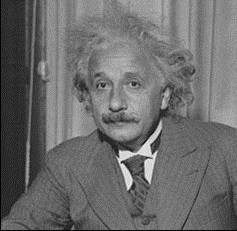
#> input picture pic4.jpg, 237 x 231 px
$ python OperasiRotasi.py
#> lines starting #> are read from the running program, lines starting #| are printed output that depends on the picture
import cv2

image = cv2.imread("pic4.jpg")
#> image is the input picture: shape (231, 237, 3); min 0, max 242, mean 108

height, width = image.shape[:2]
#> height = 231; width = 237

angle = 45

center = (width // 2, height // 2)
#> center = (118, 115)

rotation_matrix = cv2.getRotationMatrix2D(center, angle, 1.0)

rotated_image = cv2.warpAffine(image, rotation_matrix, (width, height))
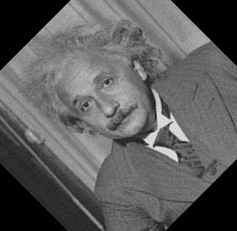
#> rotated_image: shape (231, 237, 3); min 0, max 238, mean 92.4

cv2.imshow("Rotated Image", rotated_image)
cv2.waitKey(0)
cv2.destroyAllWindows()

$ run again, with pic1.jpg copied over pic4.jpg
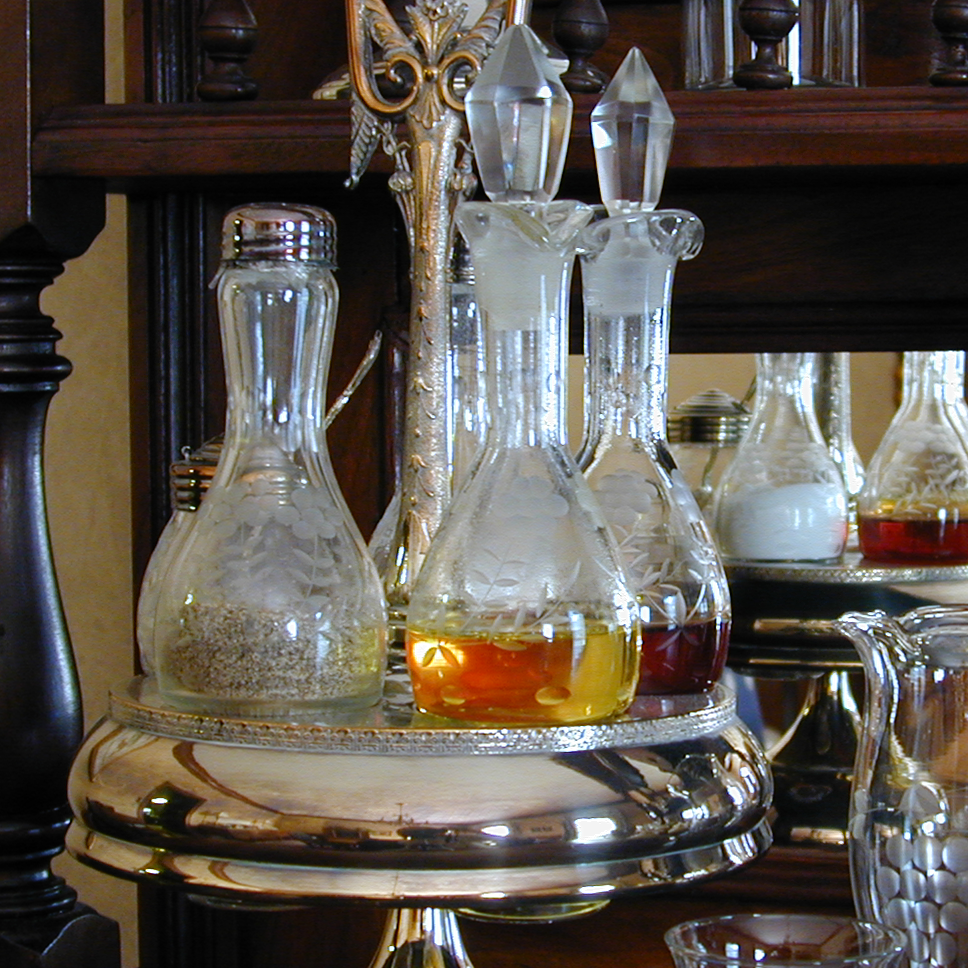
#> input picture pic1.jpg, 968 x 968 px
#> image is the input picture: shape (968, 968, 3); mean B, G, R 76.7, 84.8, 91.8
#> `rotated_image = cv2.warpAffine(image, rotation_matrix, (width, height))`:
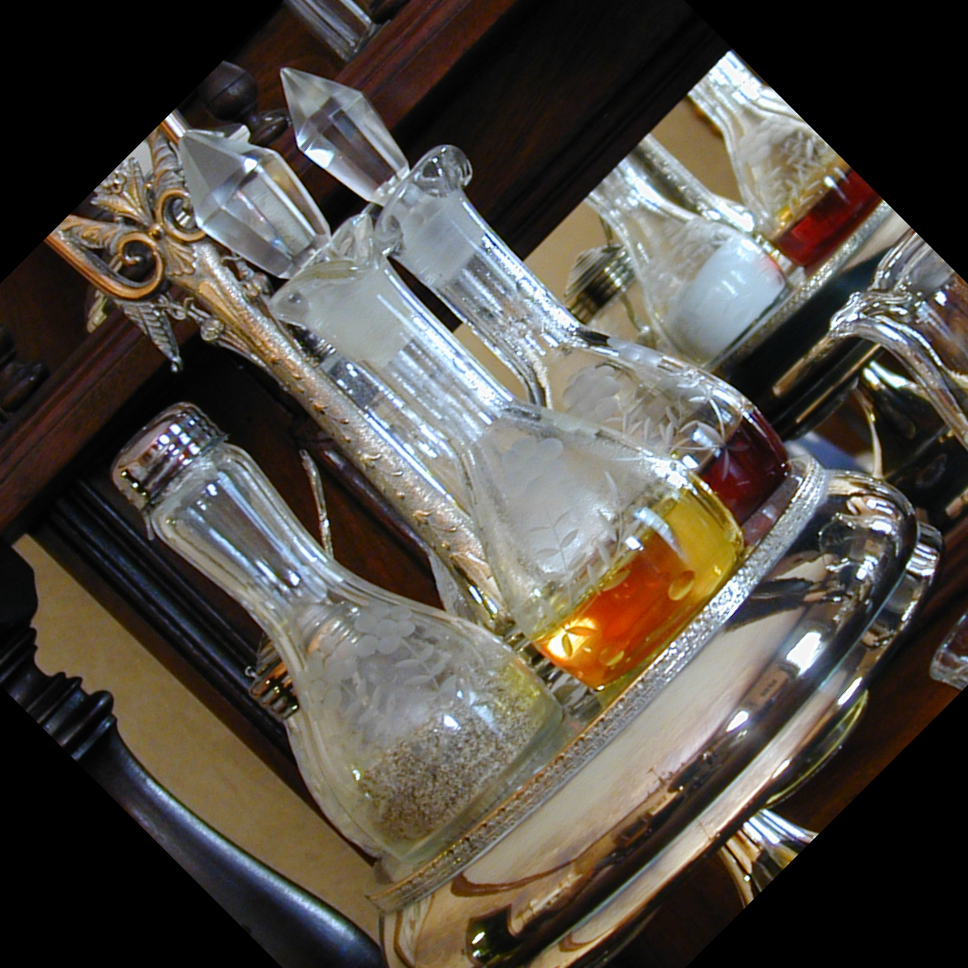
#> rotated_image: shape (968, 968, 3); mean B, G, R 69.7, 77.2, 82.7

$ run again, with pic2.jpg copied over pic4.jpg
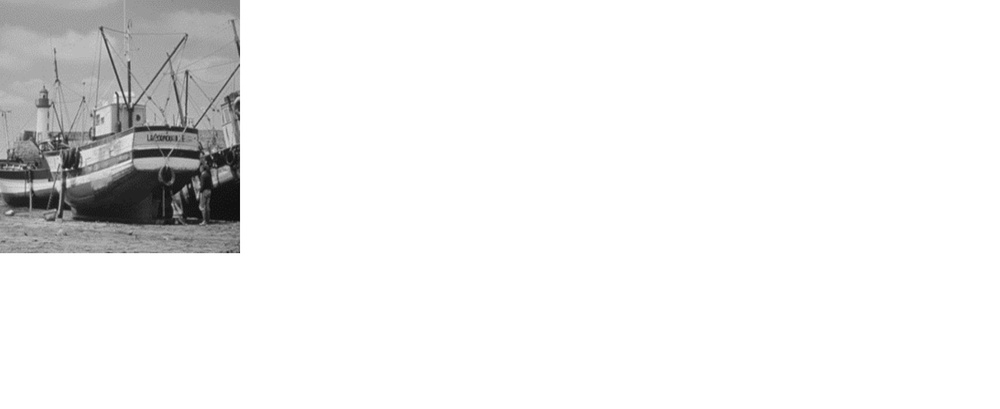
#> input picture pic2.jpg, 1000 x 409 px, shrunk from 1879 x 769 before the run
#> image is the input picture: shape (409, 1000, 3); min 11, max 255, mean 237.3
#> `rotated_image = cv2.warpAffine(image, rotation_matrix, (width, height))`:
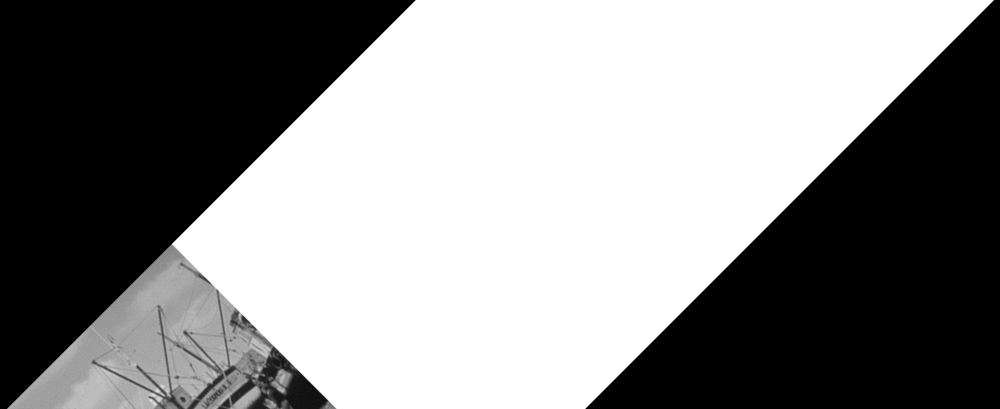
#> rotated_image: shape (409, 1000, 3); min 0, max 255, mean 140.1

$ run again, with pic3.jpg copied over pic4.jpg
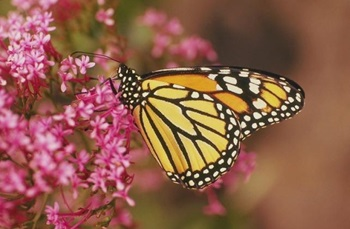
#> input picture pic3.jpg, 350 x 229 px
#> image is the input picture: shape (229, 350, 3); mean B, G, R 74.8, 92.6, 143.1
#> `rotated_image = cv2.warpAffine(image, rotation_matrix, (width, height))`:
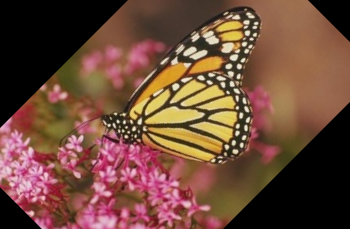
#> rotated_image: shape (229, 350, 3); mean B, G, R 57.7, 73.9, 110.8
